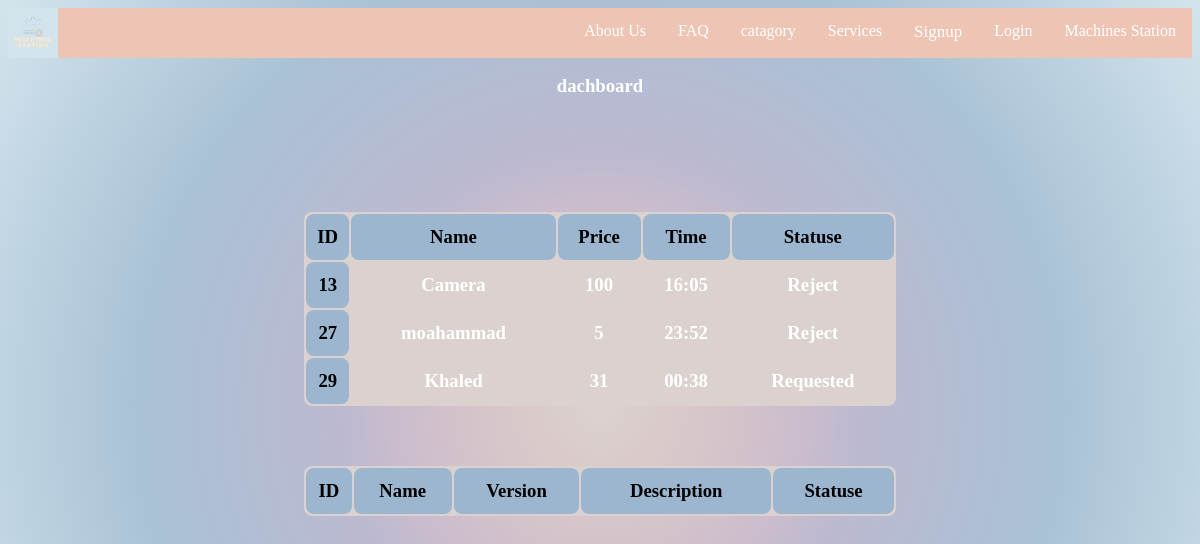
/machines_status.php, run on an earlier commit of the app's database.
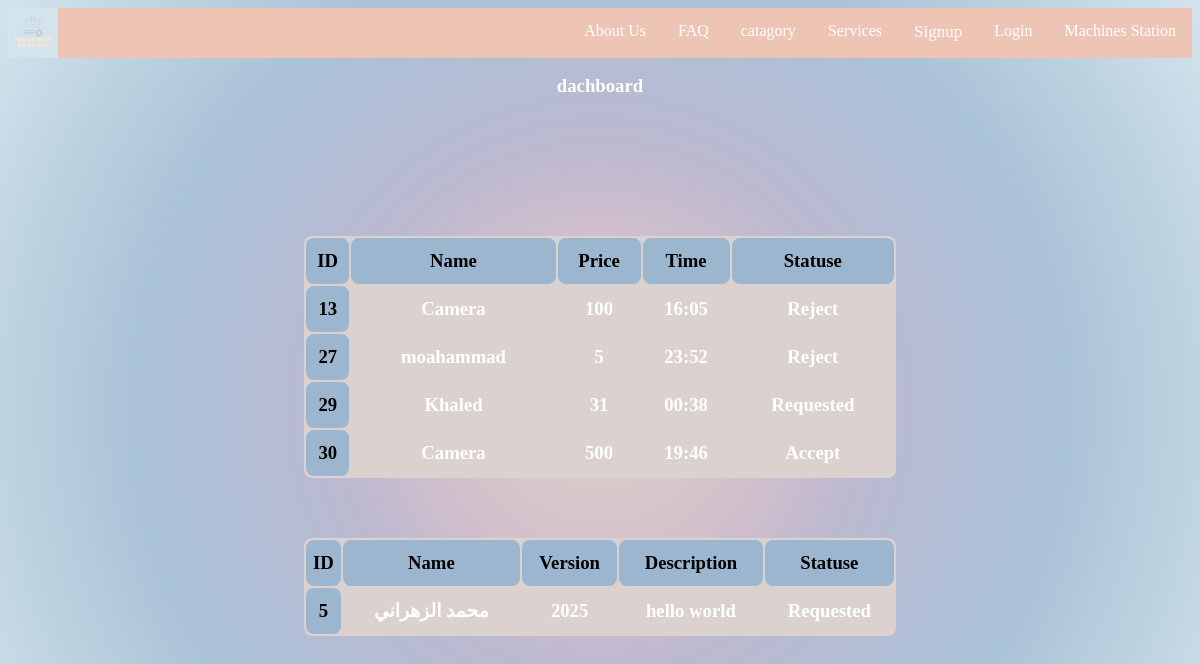
And on a later commit of the database.
### tables this page shows
CREATE TABLE IF NOT EXISTS `rent` (
  `id` int NOT NULL AUTO_INCREMENT,
  `id_p` int DEFAULT NULL,
  `name` varchar(255) NOT NULL,
  `price` varchar(255) NOT NULL,
  `time` varchar(255) NOT NULL,
  `image` varchar(255) NOT NULL,
  `statuse` varchar(255) NOT NULL,
  PRIMARY KEY (`id`)
);

CREATE TABLE IF NOT EXISTS `add_machines` (
  `id` int NOT NULL AUTO_INCREMENT,
  `id_p` int DEFAULT NULL,
  `name` varchar(255) NOT NULL,
  `version` varchar(255) NOT NULL,
  `description` varchar(255) NOT NULL,
  `image` varchar(255) DEFAULT NULL,
  `statuse` varchar(255) DEFAULT NULL,
  PRIMARY KEY (`id`)
);

### machines_status.php (the view, shortened to what this page needs)
<?php
@include 'connect.php';
?>
<!DOCTYPE html>
<html lang="en">
<head>
  <link rel="stylesheet" href="css/admin_homepage.css">
  <link rel="stylesheet" href="css/style2.css">
</head>
<body>
<nav class="nav">
        <div class="nav-header">
    <div class="nav-links">
       <ul>
        <a><img src="img/Machinestation.png" class="logo" href="index2.html"></a>
        <li><a href="index2.html" class="split">Machines Station</a></li>
        <li><a href="login.html">Login</a></li>
        <li><div class="dropdown">
            <button class="dropbtn">Signup
            </button>
          </li>
        <li><a href="service type.html">Services</a></li>
        <li><a href="catagory.html">catagory</a></li>
        <li><a href="FAQ.html">FAQ</a></li>
        <li><a href="About us.html">About Us</a></li>
    </ul>
    </div>
<div class="container">
<form action="" method="post">
  <h3> dachboard <h3>
  <table class="table">
  <thead>
    <tr>
      <th scope="col">ID</th>
      <th scope="col">Name</th>
      <th scope="col">Price</th>
      <th scope="col">Time</th>
      <th scope="col">Statuse</th>
    </tr>
  </thead>
  <tbody>
    <?php
$select = " SELECT * FROM rent";
$result = mysqli_query($conn, $select);
 if($result){
    while($row=mysqli_fetch_assoc($result)){
       $id=$row['id'];
       $name=$row['name'];
       $price=$row['price'];
       $time=$row['time'];
       $statuse=$row['statuse'];
       echo '<tr>
       <th scope="row">'.$id.'</th>
       <td>'.$name.'</td>
       <td>'.$price.'</td>
       <td>'.$time.'</td>
       <td>';
       if(!empty($statuse))
        echo $statuse;
        echo '</tr>';
  }
 }
    ?>
  </tbody>
</table>
<br><br><br><br><br><br>
<table class="table">
  <thead>
    <tr>
      <th scope="col">ID</th>
      <th scope="col">Name</th>
      <th scope="col">Version</th>
      <th scope="col">Description</th>
      <th scope="col">Statuse</th>
    </tr>
  </thead>
  <tbody>
    <?php
$select = "SELECT * FROM add_machines";
$result = mysqli_query($conn, $select);
 if($result){
    while($row=mysqli_fetch_assoc($result)){
       $id=$row['id'];
       $name=$row['name'];
       $version=$row['version'];
       $description=$row['description'];
       $statuse=$row['statuse'];
       echo '<tr>
       <th scope="row">'.$id.'</th>
       <td>'.$name.'</td>
       <td>'.$version.'</td>
       <td>'.$description.'</td>
       <td>';
       if(!empty($statuse))
        echo $statuse;
        echo '</tr>';
  }
 }
    ?>
  </tbody>
</table>
</form>
</div>
</body>
</html>

What changed in the data, as far as the page shows it:
added rent: id "30", name "Camera", price "500", time "19:46", statuse "Accept"
added add_machines: id "5", name "محمد الزهراني", version "2025", description "hello world", statuse "Requested"
